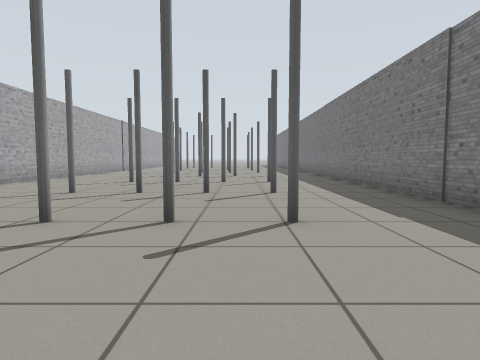
[1] (above)

18 first-person views from a walk through a Gazebo world. The camera is 0.72 m above the floor, tilts 4° down and sees 75° across. The floor is counted in squares, 1 m on a side. Each view is taken from the middle of a square. On the plan, view 1 faces up. The plan holds only what a view shows up to about 10 squares ahead; the rest is blank. Robots are left out.

[2]
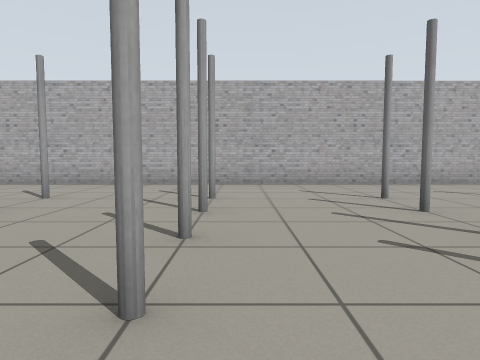

[3]
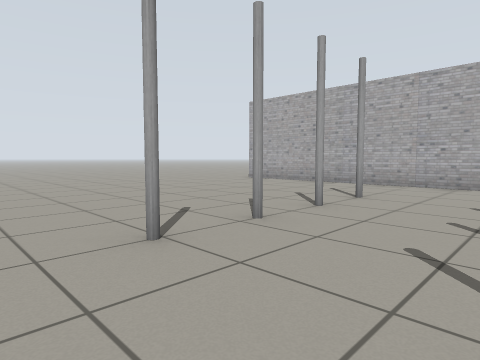

[4]
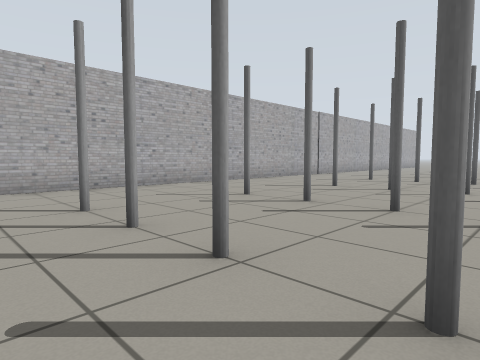

[5]
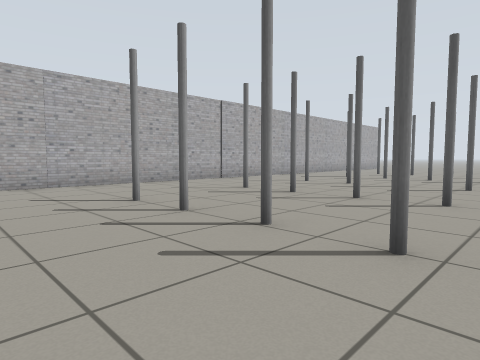

[6]
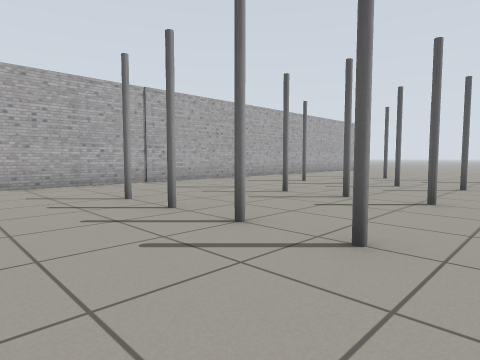

[7]
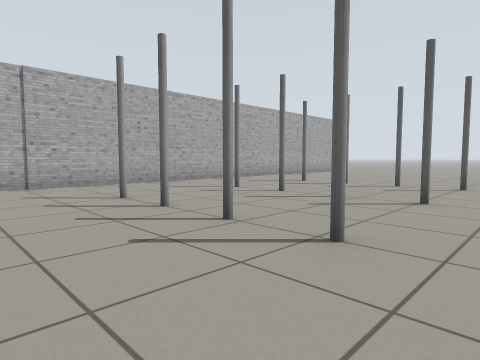

[8]
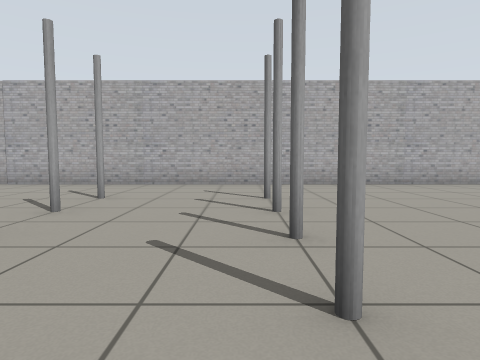

[9]
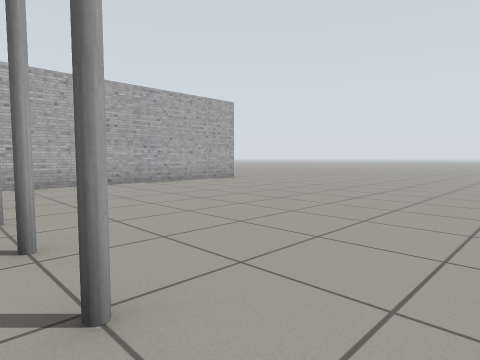

[10]
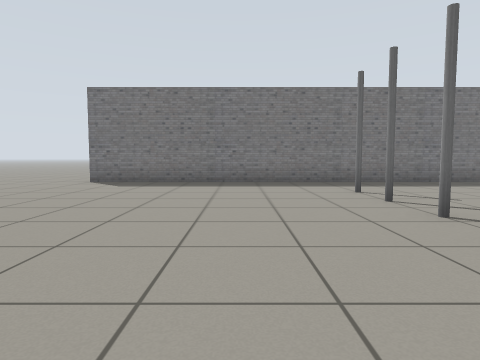

[11]
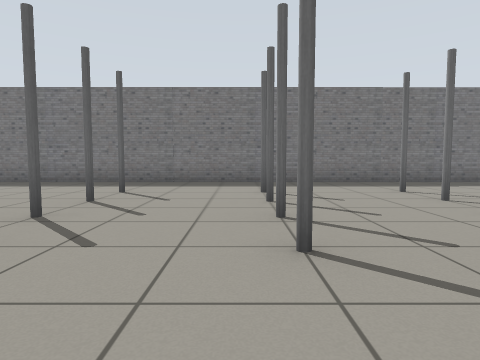

[12]
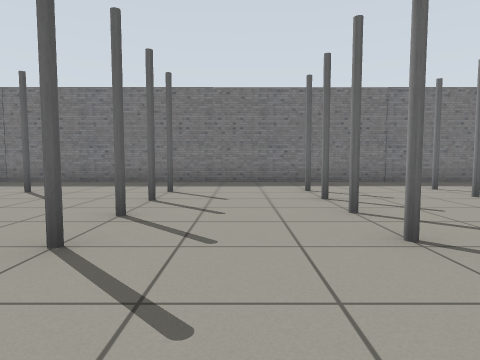

[13]
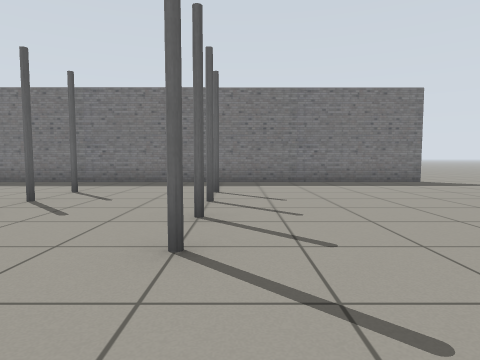

[14]
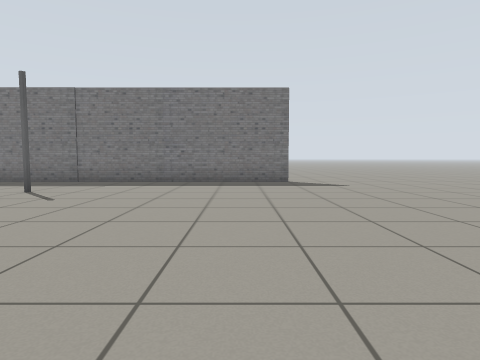

[15]
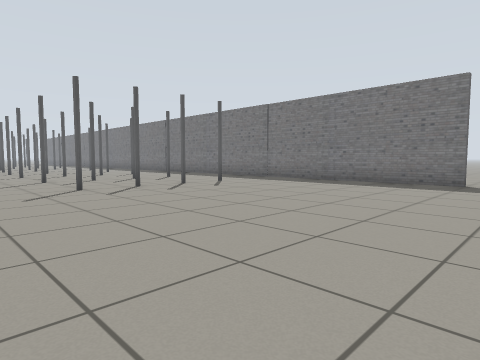

[16]
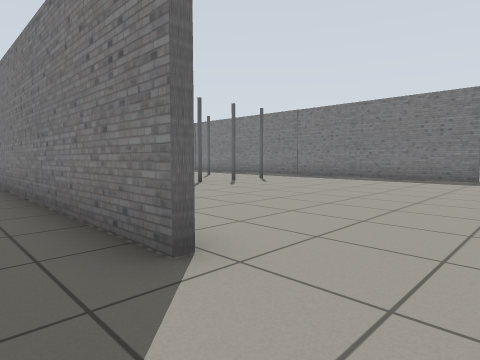

[17]
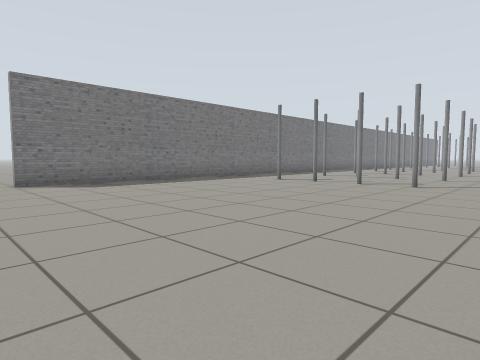

[18]
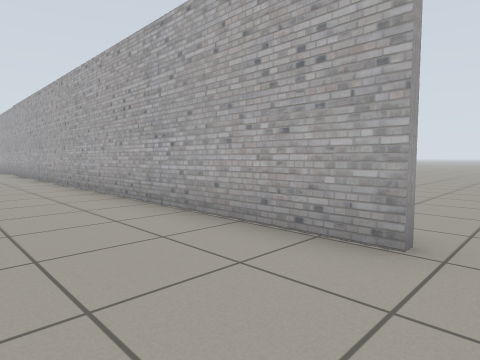

### Floor plan
Points are (right, up) in squares from view 1. A wall is a line through its corners. A room is listed if a view was taken in it or the views show most of it. See-through windows are left out.
Room 1 (views 1, 2, 3, 4, 5, 6, 7, 8, 9, 10, 11, 12, 13, 14, 15, 17, 18)
walls: (-6.6, 32.2) (-6.6, -5.8); (3.4, -8.5) (3.4, 31.5)
ways out: opening at (-7, -9.5) to room 2; opening at (-7, 33) to room 2; opening at (3, -9.5); opening at (3, 32.5)
objects: pole (-4, -3) to (-4, -2); pole (-4, 0) to (-4, 1); pole (-4, 4); pole (-4, 6) to (-3, 7); pole (-4, 18) to (-3, 19); pole (-4, 21) to (-4, 22); pole (-4, 24); pole (-3, 9); pole (-3, 12); pole (-3, 15); pole (-2, -3); pole (-2, 0); pole (-2, 3); pole (-2, 6); pole (-2, 9); pole (-2, 12) to (-2, 13); pole (-2, 15); pole (-2, 18); pole (-2, 21); pole (-2, 24); pole (-1, -3); pole (-1, 0); pole (-1, 3); pole (-1, 6); pole (-1, 9) to (0, 10); pole (-1, 15) to (0, 16); pole (-1, 18); pole (-1, 21); pole (-1, 25); pole (0, 13); pole (1, -3) to (1, -2); pole (1, 0) to (1, 1); pole (1, 3) to (1, 4); pole (1, 6); pole (1, 9); pole (1, 12); pole (1, 15); pole (1, 18); pole (1, 21) to (1, 22); pole (1, 24) to (1, 25)
Room 2 (view 16)
walls: (-6.8, -8.1) (-6.8, -0.6)
ways out: opening at (-7, -9.5) to room 1; opening at (-7, 33) to room 1

Positions as (right, up) in squares from view 1, and headings:
1: (0, 0), facing up
2: (2, 1), facing left
3: (2, 0), facing down-left
4: (1, 5), facing up-left
5: (2, 10), facing up-left
6: (2, 13), facing up-left
7: (2, 16), facing up-left
8: (2, 24), facing left
9: (2, 24), facing up-left
10: (-6, 27), facing right
11: (-6, 22), facing right
12: (-6, 17), facing right
13: (-6, -3), facing right
14: (-6, -7), facing right
15: (-6, -10), facing up-right
16: (-8, -10), facing up-right
17: (-6, 33), facing down-right
18: (-4, 33), facing down-left
